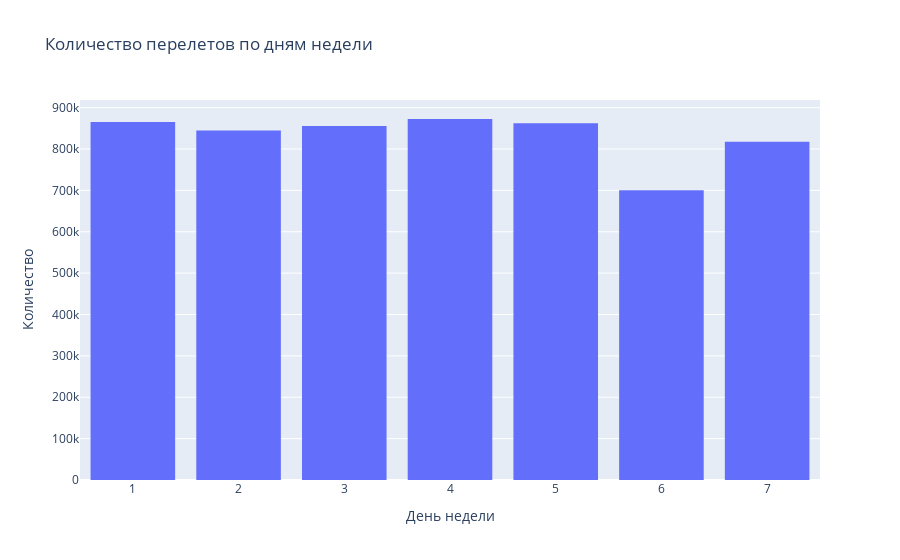

The notebook cell saved with this chart:
### Code cell
fig = px.histogram(week_flights, x = 'day_of_week', y = 'count', title = 'Количество перелетов по дням недели', nbins = len(week_flights))
fig.update_layout(bargap = 0.2, xaxis_title = 'День недели', yaxis_title = 'Количество')
fig.show()

### Figure 1 — Plotly figure (JSON) as saved in the notebook; plotly's stock layout.template omitted (floating-point values rounded to 4 significant figures)
{"data": [{"alignmentgroup": "True", "bingroup": "x", "histfunc": "sum", "hovertemplate": "day_of_week=%{x}<br>sum of count=%{y}<extra></extra>", "legendgroup": "", "marker": {"color": "#636efa", "pattern": {"shape": ""}}, "name": "", "nbinsx": 7, "offsetgroup": "", "orientation": "v", "showlegend": false, "type": "histogram", "x": [1, 2, 3, 4, 5, 6, 7], "xaxis": "x", "y": [865543, 844600, 855897, 872521, 862209, 700545, 817764], "yaxis": "y"}], "layout": {"bargap": 0.2, "barmode": "relative", "legend": {"tracegroupgap": 0}, "title": {"text": "Количество перелетов по дням недели"}, "xaxis": {"anchor": "y", "domain": [0, 1], "title": {"text": "День недели"}}, "yaxis": {"anchor": "x", "domain": [0, 1], "title": {"text": "Количество"}}}}
